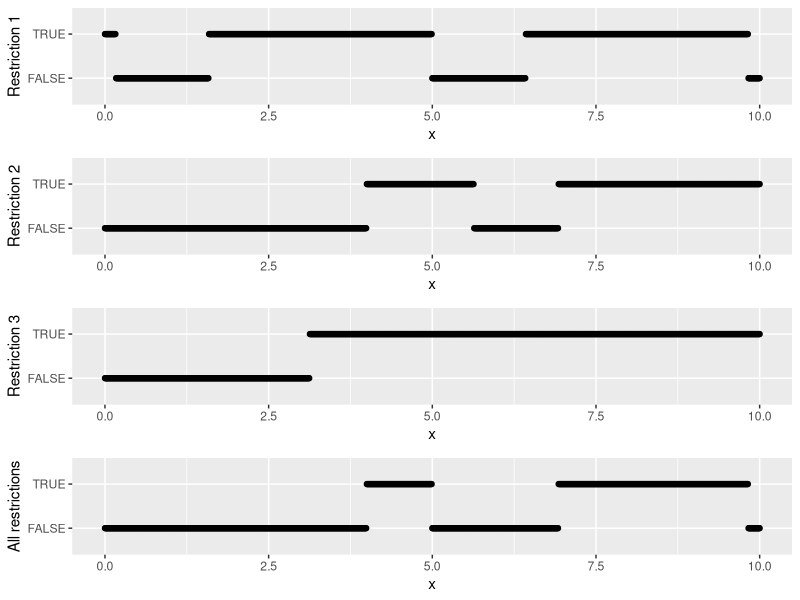
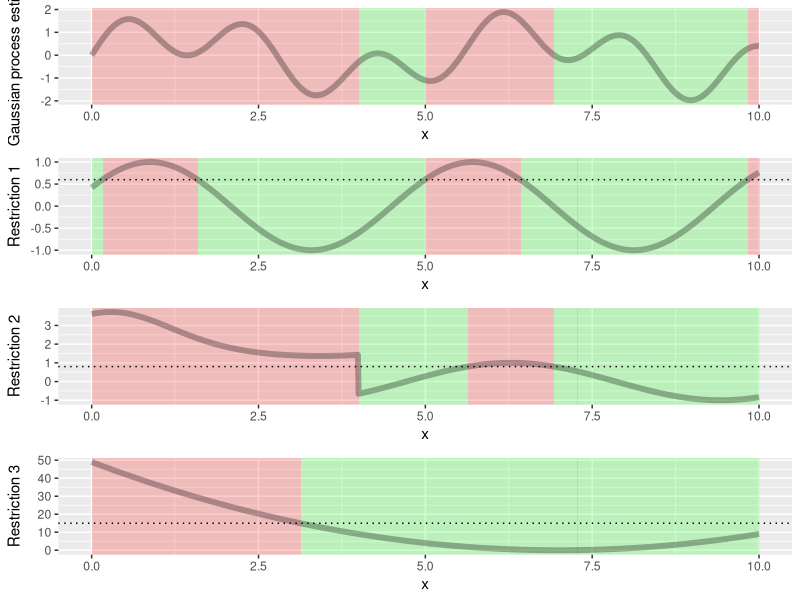
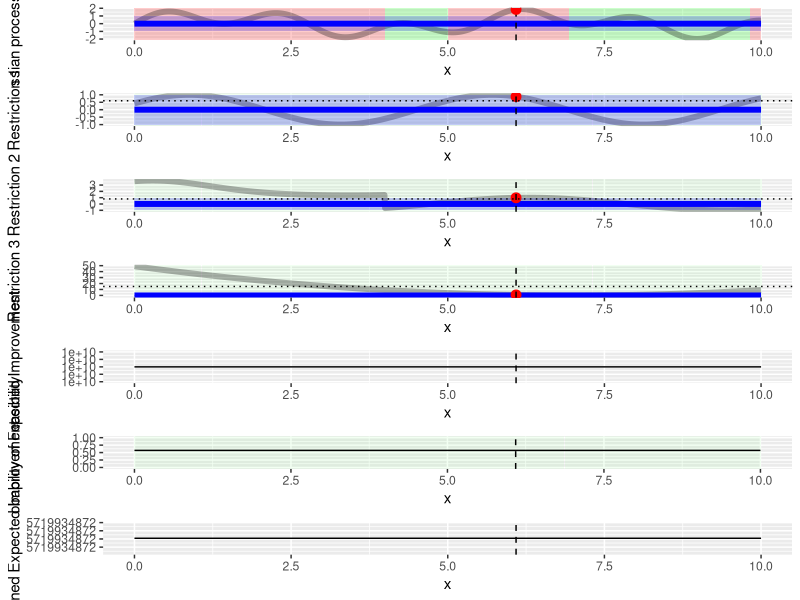
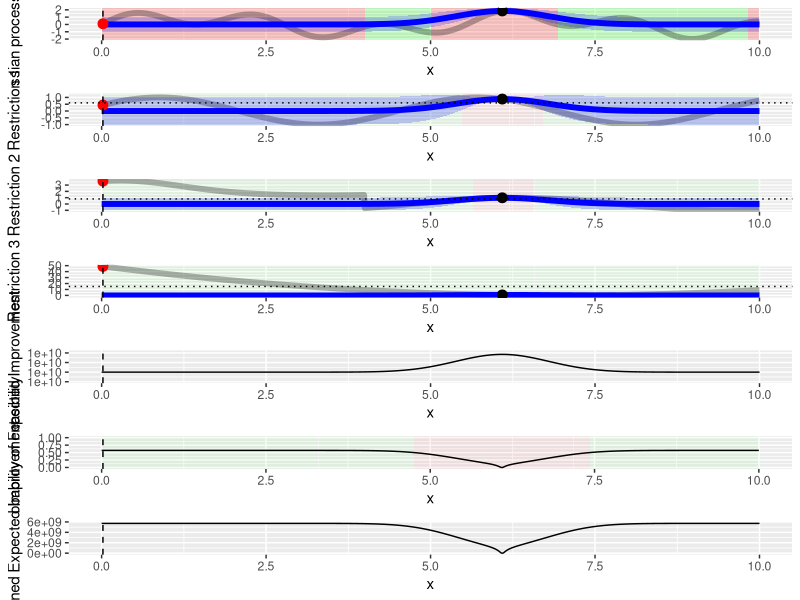
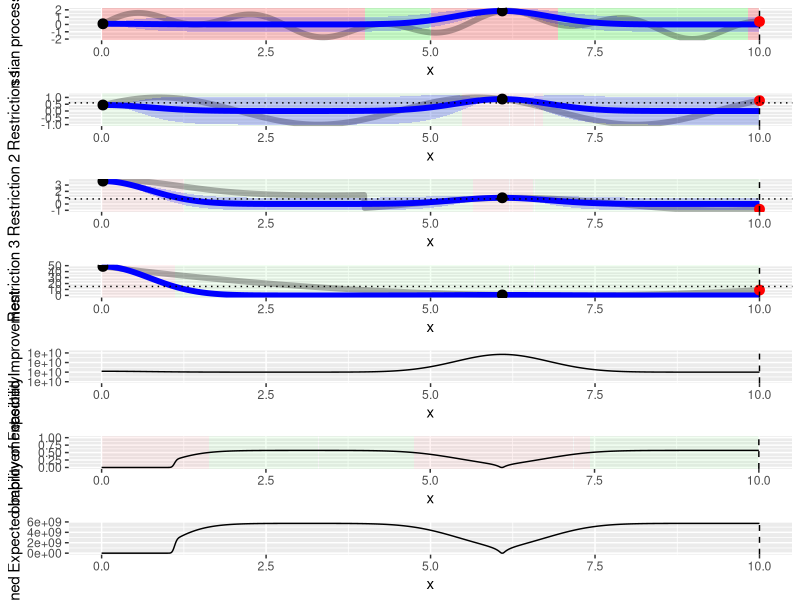
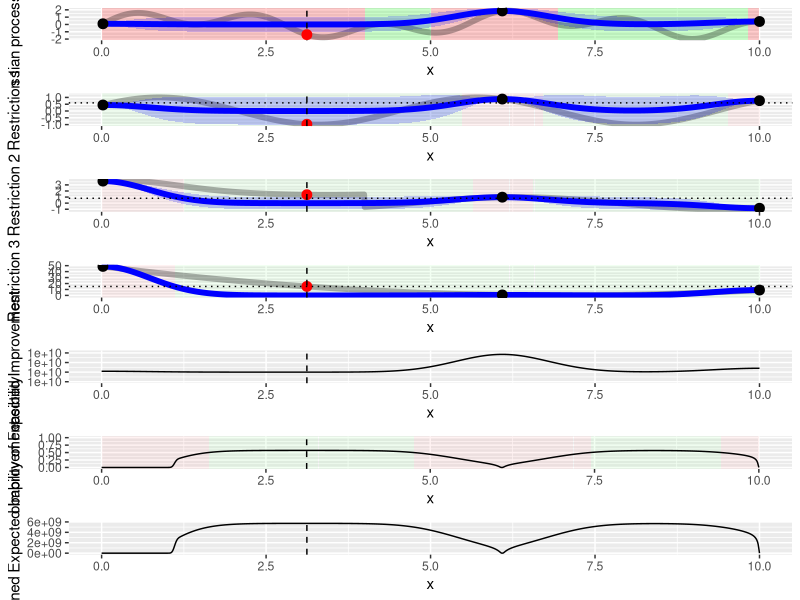
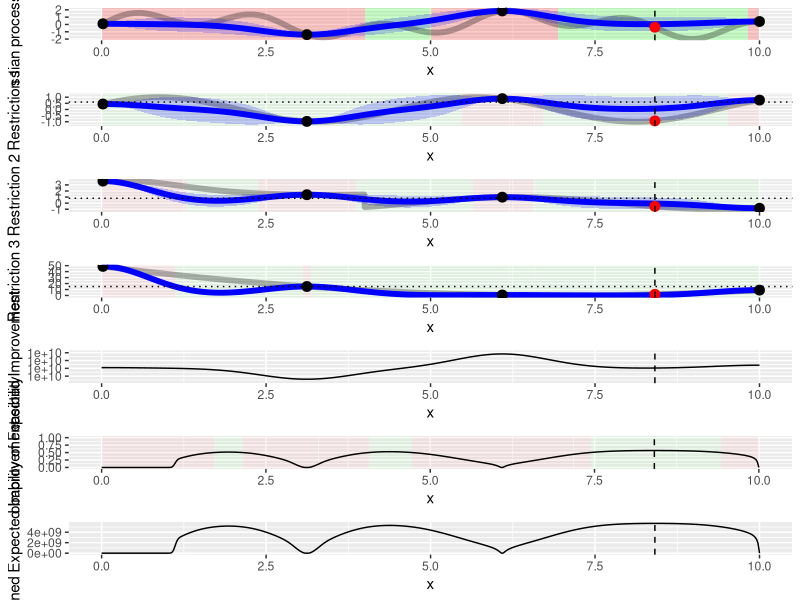
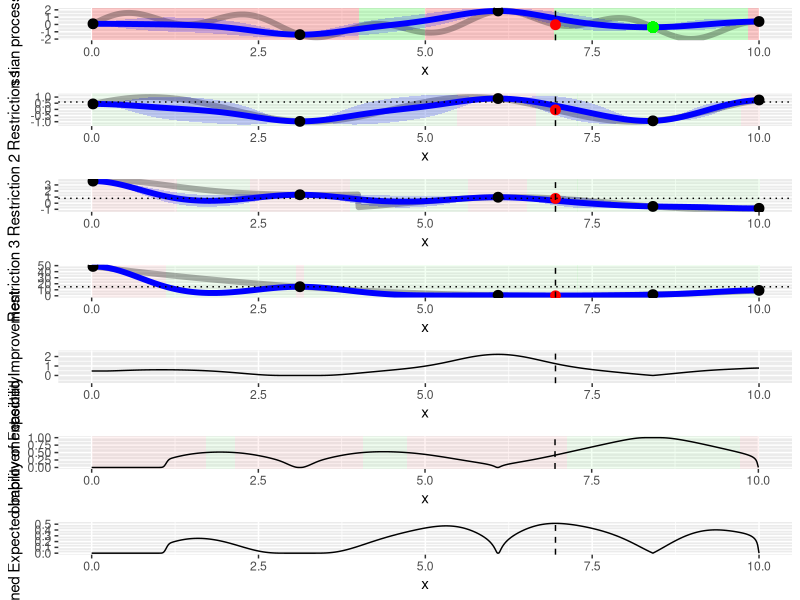

The R script that drew these images, in order: (Note: a time limit stopped this script after it produced the figures.)
library(MASS)
library(ggplot2)
library(cowplot)
library(mvtnorm)

### Kernel
k <- function(x,x2) exp(-(x-x2)^2)
# k <- function(x,x2) exp(-abs(x-x2))

# Kernel for constraint model
k.c <- function(x,x2) exp(-(x-x2)^2)

# Objective function noise
f <- function(x) sin(1.2*x) + sin((10.0 / 3) * x)
# f <- function(x) sin(1.2*x) + sin((40.0 / 3) * x)
f.noise <- 0

# Constraint (constraint(x) < lambda)
x.plt <- seq(0, 10, .01)
constraint <- function(x) {
  return(c(
    sin(1.3*(x-4.5)),
    ifelse(x<4, exp(sin(x-5))+1, cos(x)),
    (x-7)^2
  ))
}
c.lambda <- c(
  .6, 
  .8,
  15
)

# Quick plot to display each constraint's cover
constraint.plots <- lapply(seq(length(c.lambda)+1), function(i) {
  if (i < length(c.lambda) + 1) {
    plt.df <- data.frame(x=x.plt, y=sapply(x.plt, function(x) constraint(x)[i] < c.lambda[i]))
    plt <- ggplot(plt.df, aes(x=x, y=y)) + 
      geom_point() +
      scale_y_discrete(breaks=c(F,T), limits=c(F,T)) +
      ylab(paste0('Restriction ', i))
  } else {
    plt.df <- data.frame(x=x.plt, y=sapply(x.plt, function(x) all(constraint(x) < c.lambda)))
    plt <- ggplot(plt.df, aes(x=x, y=y)) + 
      geom_point() +
      ylab('All restrictions')
  }
  return(plt)
})
plot_grid(plotlist=constraint.plots, nrow=length(constraint.plots), align='v')

# GP prior means
prior.mu <- function(x) 0
prior.mu.c <- function(x) 0

# Plot values
x.limits <- c(0, 10)
y.limits <- c(-3, 3)

# Optimization values
n.iterations <- 30
batch.size <- 1



# Function definitions

calculate.regression.model <- function(X, y, cx) {
  # Function model
  K <- outer(X, X, k)
  d <- dim(K)[1]
  if (d == 0) {
    Ki <- K
  } else if (d == 1) {
    Ki <- 1/(K + f.noise)
  } else {
    Ki <- ginv(K + f.noise*diag(K))
  }
  
  fs <- function(Xs) {
    Ks <- outer(Xs, X, k)
    return(prior.mu(Xs) + Ks %*% Ki %*% (y - prior.mu(X)))
  }
  
  sigma <- function(Xs) {
    Ks <- outer(Xs, X, k)
    Kss <- outer(Xs, Xs, k)
    S <- Kss - Ks %*% Ki %*% t(Ks)
    if (Xs %in% observed.x && f.noise == 0)
      S <- matrix(0) # Due to numerical instability values already observed haved a non-zero sigma, forcing 0 here
    S <- apply(S, 1:2, function(x) max(x,0)) # Numerical instability, (small) negative values should be 0
    return(S)
  }
  
  # Constraint model
  
  K.c <- outer(X, X, k.c)
  # Same dimension as K
  if (d == 0) {
    Ki.c <- K.c
  } else if (d == 1) {
    Ki.c <- 1/K.c
  } else {
    Ki.c <- ginv(K.c)
  }
  
  fs.c <- function(Xs) {
    Ks.c <- outer(Xs, X, k.c)
    mu.c <- apply(cx, 2, function(cx.i) {
      prior.mu.c(Xs) + Ks.c %*% Ki.c %*% (cx.i - prior.mu.c(X))
    })
    return(mu.c)
    # return(prior.mu + Ks.c %*% Ki.c %*% (cx - prior.mu))
  }
  
  sigma.c <- function(Xs) {
    Ks.c <- outer(Xs, X, k.c)
    Kss.c <- outer(Xs, Xs, k.c)
    S.c <- Kss.c - Ks.c %*% Ki.c %*% t(Ks.c)
    
    if (Xs %in% observed.x && f.noise == 0)
      S.c <- matrix(rep(0,ncol(cx)^2), nrow=ncol(cx)) # Due to numerical instability values already observed haved a non-zero sigma, forcing 0 here
    
    S.c <- diag(ncol(cx)) * c(apply(S.c, 1:2, function(x) max(x,0))) # Numerical instability, (small) negative values should be 0

    return(S.c)
  }
  
  feasable.index <- sapply(X, function(x) all(constraint(x) < c.lambda))
  
  if (d== 0 || sum(feasable.index) == 0) {
    best.x <- prior.mu(0)
    best.y <- -1e10
  } else {
    feasable.index <- sapply(X, function(x) all(constraint(x) < c.lambda))
    feasable.x <- X[feasable.index]
    feasable.y <- y[feasable.index]
    best.x <- feasable.x[which.max(feasable.y)]
    best.y <- max(feasable.y)
  }
  
  return(list(mean=fs, 
              cov=sigma, 
              mean.c=fs.c,
              cov.c=sigma.c,
              best.x=best.x, 
              best.y=best.y))
}

choose.next.evaluation.points <- function(x, y.acq, observed.x, gp.model) {
  y2 <- y.acq[!x %in% observed.x]
  x2 <- x[!x %in% observed.x]
  order.index <- order(y2, decreasing = T)
  y2 <- y2[order.index]
  x2 <- x2[order.index]
  n.best <- sum(y2==y2[1])
  if (n.best == 1) {
    best.x <- 1
  } else {best.x <- sample(1:n.best, 1)}
  permutation <- c(best.x,sample(2:length(x2)))
  x2 <- x2[permutation]
  y2 <- y2[permutation]
  next.evaluation.points <- x2[1:batch.size]
  return(next.evaluation.points)
}

acq.func <- function(gp.model, x) {
  return(acq.func.cei(gp.model, x))
}

acq.func.ei <- function(gp.model, x) {
  mu <- gp.model$mean(x)
  sigma <- sqrt(gp.model$cov(x)[1,1])
  best.y <- gp.model$best.y
  if (sigma > 0) {
    # return(max((mu-best.y)*pnorm((mu-best.y)/sigma) + sigma*dnorm((mu-best.y)/sigma), 0))
    return((mu-best.y)*pnorm((mu-best.y)/sigma) + sigma*dnorm((mu-best.y)/sigma))
  } else { # Observed value, no uncertainty
    return(max(mu-best.y,0))
  }
}

acq.func.pf <- function(gp.model, x) {
  # return(pnorm(c.lambda, mean=gp.model$mean.c(x), sd=sqrt(gp.model$cov.c(x))))
  return(suppressWarnings(pmvnorm(lower=rep(-Inf, length(c.lambda)), upper=c.lambda, mean=gp.model$mean.c(x), sigma=sqrt(gp.model$cov.c(x)))[1]))
}

acq.func.cei <- function(gp.model, x) {
  ei <- acq.func.ei(gp.model, x)
  pf <- acq.func.pf(gp.model, x)
  return(ei*pf)
}

calculate.unfeasable.area <- function(x, n=NULL) {
  if (is.null(n)) n <- 1:length(c.lambda)
  restrictions <- constraint(x)[n] < c.lambda[n]
  return(all(restrictions))
}



# Build target function plot

xx <- x.plt
yy <- f(xx)
df <- data.frame(x=xx, y=yy)
yy.constraints <- lapply(xx, function(x) constraint(x))

df.constraint <- data.frame(xmin=xx, ymin=-Inf, ymax=Inf, fill=sapply(xx, function(x) calculate.unfeasable.area(x)))
shifted.fill <- c('_', df.constraint$fill[1:(nrow(df.constraint)-1)])
df.constraint <- df.constraint[df.constraint$fill != shifted.fill,]
df.constraint$xmax <- c(df.constraint$xmin[2:nrow(df.constraint)], xx[length(xx)])

plt.f <- ggplot(df, aes(x=x, y=y)) + 
  geom_rect(data=df.constraint, inherit.aes = FALSE, mapping=aes(xmin=xmin, xmax=xmax, ymin=ymin, ymax=ymax, fill=fill), alpha=.2) +
  geom_line(size=2, alpha=.3) +
  scale_fill_manual(name='Region', breaks=c(FALSE, TRUE), values=c('red', 'green'), labels=c('Unfeasable', 'Feasable')) +
  xlim(x.limits) +
  ylab('Gaussian process estimate') +
  theme(legend.position = "none")

constraint.plt.list <- lapply(seq_along(c.lambda), function(i) {
  yy.ci <- sapply(xx, function(x) constraint(x)[i])
  df.ci <- data.frame(x=xx, y=yy.ci, fill=yy.ci<c.lambda[i])
  df.ci$xmin <- df.ci$x
  df.ci$xmax <- df.ci$x + (xx[2]-xx[1])
  plt.ci <- ggplot(df.ci, aes(x=x, y=y, xmin=xmin, xmax=xmax)) + 
    geom_rect(aes(fill=fill), ymin=-Inf, ymax=Inf, color=NA, alpha=.2) +
    geom_line(size=2, alpha=.3) +
    geom_hline(yintercept = c.lambda[i], linetype='dotted') +
    scale_fill_manual(name='Region', breaks=c(FALSE, TRUE), values=c('red', 'green'), labels=c('Unfeasable', 'Feasable')) +
    coord_cartesian(xlim=x.limits) +
    ylab(paste0('Restriction ', i)) +
    theme(legend.position = "none")
  return(plt.ci)
})

list.plt <- append(list(plt.f), constraint.plt.list)

plt.cs <- plot_grid(plotlist=list.plt, align='v', nrow=length(c.lambda)+1)
print(plt.cs)

# Start optimization

observed.x <- numeric(0)
observed.y <- numeric(0)
observed.c <- matrix(nrow=0, ncol=length(c.lambda))

set.seed(1)

for(n in seq(n.iterations)) {
  gp.model <- calculate.regression.model(observed.x, observed.y, observed.c)
  
  xx <- c(x.plt, observed.x)
  xx <- xx[!duplicated(xx)]
  xx <- xx[order(xx)]
  yy.acq <- sapply(xx, function(x) acq.func(gp.model, x))
  
  next.evaluation.points <- choose.next.evaluation.points(xx, yy.acq, observed.x, gp.model)
  
  yy <- sapply(xx, function(x) gp.model$mean(x))
  ss <- sapply(xx, function(x) sqrt(max(gp.model$cov(x)[1,1], 0)))
  
  df <- data.frame(x=xx, y=yy, ymin=yy-ss, ymax=yy+ss)
  points.df <- data.frame(x=observed.x, y=observed.y)
  next.points.df <- data.frame(x=next.evaluation.points, y=f(next.evaluation.points))
  
  plt <- plt.f +
    geom_line(data=df, linetype='solid', color='blue', size=2) +
    geom_ribbon(data=df, aes(ymin=ymin, ymax=ymax), fill='blue', alpha=.2) +
    geom_vline(xintercept = next.evaluation.points, linetype='dashed') +
    geom_point(data=points.df, color='black', size=3) +
    geom_point(data=next.points.df, color='red', size=3) +
    geom_point(x=gp.model$best.x, y=gp.model$best.y, color='green', size=3)
  
  yy.ei <- sapply(xx, function(x) acq.func.ei(gp.model,x))
  df.ei <- data.frame(x=xx, y=yy.ei, ymin=yy.ei-ss, ymax=yy.ei+ss)
  ei.plt <- ggplot(df.ei, aes(x=x, y=y, ymin=ymin, ymax=ymax)) + 
    geom_line() +
    geom_vline(xintercept = next.evaluation.points, linetype='dashed') +
    ylab('Expected Improvement')
  
  yy.c <- sapply(xx, function(x) acq.func.pf(gp.model,x))
  df.c <- data.frame(x=xx, y=yy.c, ymin=yy.c-ss, ymax=yy.c+ss, fill=yy.c > .5)
  df.c$xmin <- df.c$x
  df.c$xmax <- df.c$x + (xx[2]-xx[1])
  c.plt <- ggplot(df.c, aes(x=x, y=y, ymin=ymin, ymax=ymax)) + 
    geom_rect(inherit.aes = FALSE, mapping=aes(xmin=xmin, xmax=xmax, fill=fill), color=NA, ymin=-Inf, ymax=Inf, alpha=.05) +
    geom_line() +
    geom_vline(xintercept = next.evaluation.points, linetype='dashed') +
    ylim(0,1) +
    ylab('Probability of Feasibility') +
    scale_fill_manual(name='Region', breaks=c(FALSE, TRUE), values=c('red', 'green'), labels=c('Unfeasable', 'Feasable')) +
    scale_color_manual(name='Region', breaks=c(FALSE, TRUE), values=c('red', 'green'), labels=c('Unfeasable', 'Feasable')) +
    theme(legend.position = "none")
  
  df.acq <- data.frame(x=xx, y=yy.acq)
  acq.plt <- ggplot(df.acq, aes(x=x, y=y)) +
    geom_line() +
    geom_vline(xintercept = next.evaluation.points, linetype='dashed') +
    ylab('Constrained Expected Improvement') +
    xlim(x.limits)
  
  constraint.est.plt.list <- lapply(seq_along(c.lambda), function(i) {
    yy.ci <- sapply(xx, function(x)gp.model$mean.c(x)[i])
    yy.ci.real <- sapply(xx, function(x) constraint(x)[i])
    ss.ci <- sapply(xx, function(x)gp.model$cov.c(x)[i,i])
    df.ci <- data.frame(x=xx, y=yy.ci, yr=yy.ci.real, ymin=yy.ci-ss.ci, ymax=yy.ci+ss.ci, fill=yy.ci<c.lambda[i])
    df.ci$xmin <- df.ci$x
    df.ci$xmax <- df.ci$x + (xx[2]-xx[1])
    
    points.df.ci <- data.frame(x=observed.x, y=as.numeric(sapply(observed.x, function(x) constraint(x)[i])))
    next.points.df.ci <- data.frame(x=next.evaluation.points, y=as.numeric(sapply(next.evaluation.points, function(x) constraint(x)[i])))
    
    plt.ci <- ggplot(df.ci, aes(x=x, y=y, xmin=xmin, xmax=xmax, fill)) + 
      geom_rect(mapping=aes(xmin=xmin, xmax=xmax, fill=fill), ymin=-Inf, ymax=Inf, color=NA, alpha=.05) +
      geom_line(mapping=aes(x=x, y=yr), size=2, alpha=.3) +
      geom_line(linetype='solid', color='blue', size=2) +
      geom_ribbon(aes(ymin=ymin, ymax=ymax), fill='blue', alpha=.2) +
      geom_point(data=points.df.ci, inherit.aes = FALSE, mapping=aes(x=x, y=y), color='black', size=3) +
      geom_point(data=next.points.df.ci, inherit.aes = FALSE, mapping=aes(x=x, y=y), color='red', size=3) +
      geom_vline(xintercept = next.evaluation.points, linetype='dashed') +
      geom_hline(yintercept = c.lambda[i], linetype='dotted') +
      # scale_fill_manual(name='Region', breaks=c(FALSE, TRUE), values=c('red', 'green'), labels=c('Unfeasable', 'Feasable')) +
      coord_cartesian(xlim=x.limits) +
      ylab(paste0('Restriction ', i)) +
      scale_fill_manual(name='Region', breaks=c(FALSE, TRUE), values=c('red', 'green'), labels=c('Unfeasable', 'Feasable')) +
      scale_color_manual(name='Region', breaks=c(FALSE, TRUE), values=c('red', 'green'), labels=c('Unfeasable', 'Feasable')) +
      theme(legend.position = "none")
    return(plt.ci)
  })
  
  observed.x <- c(observed.x, next.evaluation.points)
  observed.y <- c(observed.y, f(next.evaluation.points))
  observed.c <- rbind(observed.c, 
                      matrix(unlist(lapply(next.evaluation.points, constraint)), 
                             ncol=3, 
                             byrow = T)
  )
  
  plts.iter <- append(append(list(plt), constraint.est.plt.list), list(ei.plt, c.plt, acq.plt))
  # plts.iter <- plts.iter[seq(-2,-(length(constraint.est.plt.list)+1))]
  
  plt2 <- plot_grid(plotlist = plts.iter, nrow=length(plts.iter), align='v')

  # print(plt2)
  # browser()
  
  png(paste0('output/gp/c_m_', n, '.png'), width=1700, height = 1000)
  print(plt2)
  dev.off()
  cat(paste('Iteration',n,'\n'))
}
